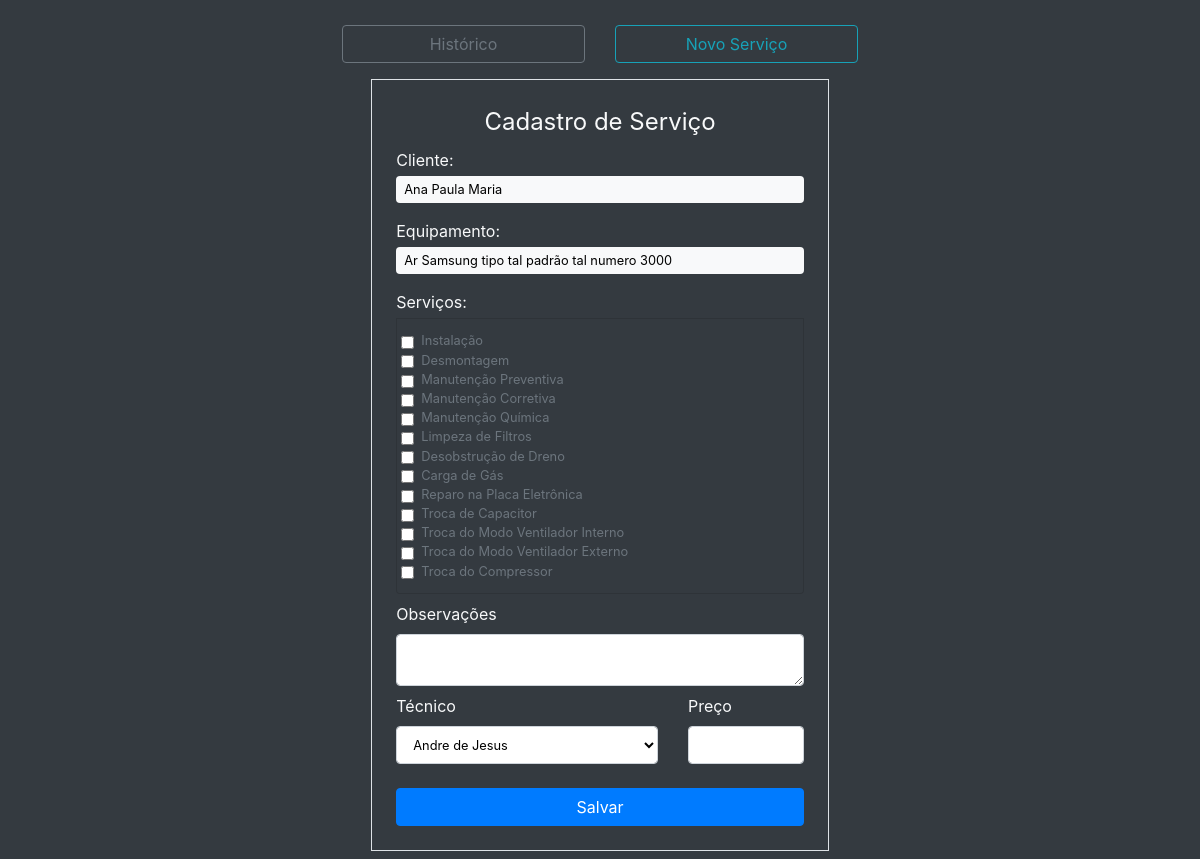
Page /dashboard/cliente/novo-servico/4/6 (signed in) on the committed database.
### climaxcool/models.py (models this page shows)
class Customers(database.Model):
    id = database.Column(database.Integer, primary_key=True)
    type_customer = database.Column(database.String, nullable=False)
    number_register_customer = database.Column(database.String, nullable=False, unique=True)
    name_customer = database.Column(database.String, nullable=False)
    name_responsible = database.Column(database.String)
    email = database.Column(database.String)
    address = database.Column(database.String)
    telephone_fixed = database.Column(database.String)
    telephone_mobile = database.Column(database.String, nullable=False)
    reference_point = database.Column(database.String)
    status_customer = database.Column(database.String, default="ATIVO")
    date_create = database.Column(database.DateTime, nullable=False, default=datetime.utcnow)
    date_last_update = database.Column(database.DateTime, default=datetime.utcnow, onupdate=datetime.utcnow)
    id_user = database.Column(database.Integer, database.ForeignKey('users.id'), nullable=False)
    equipment = database.relationship('Equipments', backref='company_asset', lazy=True)

class Equipments(database.Model):
    id = database.Column(database.Integer, primary_key=True)
    name_equipment = database.Column(database.String, nullable=False)
    btus_equipment = database.Column(database.Integer, nullable=False)
    brand_equipment = database.Column(database.String, nullable=False)
    address = database.Column(database.String, nullable=False)
    qr_code = database.Column(database.String, unique=True)
    status_equipment = database.Column(database.String, default="ATIVO")
    date_create = database.Column(database.DateTime, nullable=False, default=datetime.utcnow)
    id_customer = database.Column(database.Integer, database.ForeignKey('customers.id'), nullable=False)
    id_user = database.Column(database.Integer, database.ForeignKey('users.id'), nullable=False)

### climaxcool/route/routes.py (the view, shortened to what this page needs)
@app.route('/dashboard/cliente/novo-servico/<int:customer_id>/<int:equipment_id>', methods=["POST", "GET"])
@login_required
def new_service(customer_id, equipment_id):
    form_new_service = FormNewService()
    form_new_service.expert.choices = [current_user.username]
    customer = Customers.query.filter_by(id=customer_id).first()
    equipment = Equipments.query.filter_by(id=equipment_id).first()
    text_services = ""
    return render_template('new_service.html', form_new_service=form_new_service, customer=customer, equipment=equipment)

### climaxcool/forms.py
class FormNewService(FlaskForm):
    service_installation = BooleanField('Instalação')
    service_disassembly = BooleanField('Desmontagem')
    service_preventive_maintenance = BooleanField('Manutenção Preventiva')
    service_corrective_maintenance = BooleanField('Manutenção Corretiva')
    service_chemical_maintenance = BooleanField('Manutenção Química')
    service_filter_cleaning = BooleanField('Limpeza de Filtros')
    service_drain_clearing = BooleanField('Desobstrução de Dreno')
    service_gas_charging = BooleanField('Carga de Gás')
    service_electronic_board_repair = BooleanField('Reparo na Placa Eletrônica')
    service_capacitor_replacement = BooleanField('Troca de Capacitor')
    service_internal_fan_mode_exchange = BooleanField('Troca do Modo Ventilador Interno')
    service_external_fan_mode_exchange = BooleanField('Troca do Modo Ventilador Externo')
    service_compressor_replacement = BooleanField('Troca do Compressor')
    annotations = TextAreaField('Observações')
    expert = SelectField('Técnico', validators=[DataRequired()], choices=[' ','João', 'Carlos', "Cleber", "Marcos"])
    price = FloatField('Preço')
    btn_submit_new_service = SubmitField("Salvar")

### climaxcool/models.py (called while the page is built)
@login_manager.user_loader
def load_user(id_user):
    return Users.query.get(int(id_user))

### climaxcool/templates/new_service.html (shortened to what this page needs)
{% extends 'index.html' %}
{% block body %}
<div class="container-fluid row justify-content-center mx-0 bg-dark vh-100">
    <div class="container row justify-content-center pt-4 pb-2 mx-0 px-0 px-md-4 text-center vh-100">
        <div class="col-6 col-md-3">
            <a id="btn-historico" class="btn btn-outline-secondary w-100" href="{{url_for('report_service', equipment_id=equipment.id, customer_id=customer.id)}}">Histórico</a>
        </div>
        <div class="col-6 col-md-3">
            <a id="btn-novo-servico" class="btn btn-outline-info w-100" href="{{url_for('new_service', equipment_id=equipment.id, customer_id=customer.id)}}">Novo Serviço</a>
        </div>
    </div>
    <div class="col-md-6 col-lg-5 text-center text-light">
        <form method="POST" action="" class="border p-4 mt-2 mb-2">
            <legend class="text-center">Cadastro de Serviço</legend>
            <div class=" text-left text-light">
                <div class="">
                    <span>Cliente:</span>
                    <div class="bg-light rounded mt-1">
                        <p class="px-2 py-1" style="color:black; font-size: 0.8rem;">{{customer.name_customer}}</p>
                    </div>
                </div>
            </div>
            <div class=" text-left text-light">
                <span>Equipamento:</span>
                <div class="bg-light rounded mt-1">
                    <p class="px-2 py-1" style="color:black; font-size: 0.8rem;">{{equipment.name_equipment}}</p>
                </div>
            </div>
            <fieldset>
                <div class="text-left">
                    <div class="">
                        <ul class="list-group">
                            <span>Serviços:</span>
                            <li class="list-group-item small mt-1 bg-dark" id="servicos">
                                {%for service in form_new_service%}
                                {%if 'service_' in service.name%}
                                <div class="form-group m-0 px-1">
                                    {{ service(class="form-check-input") }}
                                    {{ service.label(class="form-check-label text-secondary") }}
                                </div>
                                {%endif%}
                                {%endfor%}
                            </li>
                        </ul>
                    </div>
                </div>
                <div class="mt-2 text-left text-light">
                    <div class="">
                        {{form_new_service.annotations.label(class="form-label")}}
                        {{form_new_service.annotations(class="form-control", style="color:black; font-size: 0.8rem;")}}
                    </div>
                </div>
                <div class="row justify-content-center mt-2">
                    <div class="col-8 text-left text-light">
                        {{form_new_service.expert.label(class="form-label")}}
                        {{form_new_service.expert(class="form-control", style="color:black; font-size: 0.8rem;")}}
                    </div>
                    <div class="col-4 text-left text-light">
                        {{form_new_service.price.label(class="form-label")}}
                        {{form_new_service.price(class="form-control", style="color:black; font-size: 0.8rem;")}}
                    </div>
                </div>
            </fieldset>
            <div class="row justify-content-center mt-4">
                <div class="col">
                    {{form_new_service.btn_submit_new_service(class="btn btn-primary w-100")}}
                </div>
            </div>
        </form>
    </div>
</div>
{% endblock %}

### rows in the picture
Customers: name_customer "Ana Paula Maria"
Equipments: name_equipment "Ar Samsung tipo tal padrão tal numero 3000"

### other values in the picture
{{ service.label(class="form-check-label text-secondary") }} "Instalação" "Desmontagem" "Manutenção Preventiva" "Manutenção Corretiva" "Manutenção Química" "Limpeza de Filtros" "Desobstrução de Dreno" "Carga de Gás" "Reparo na Placa Eletrônica" "Troca de Capacitor" "Troca do Modo Ventilador Interno" "Troca do Modo Ventilador Externo" "Troca do Compressor"
